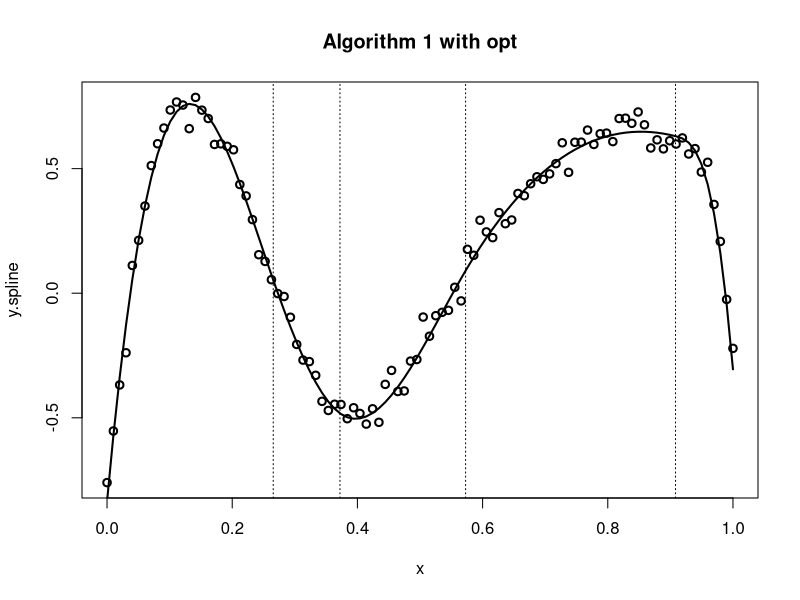
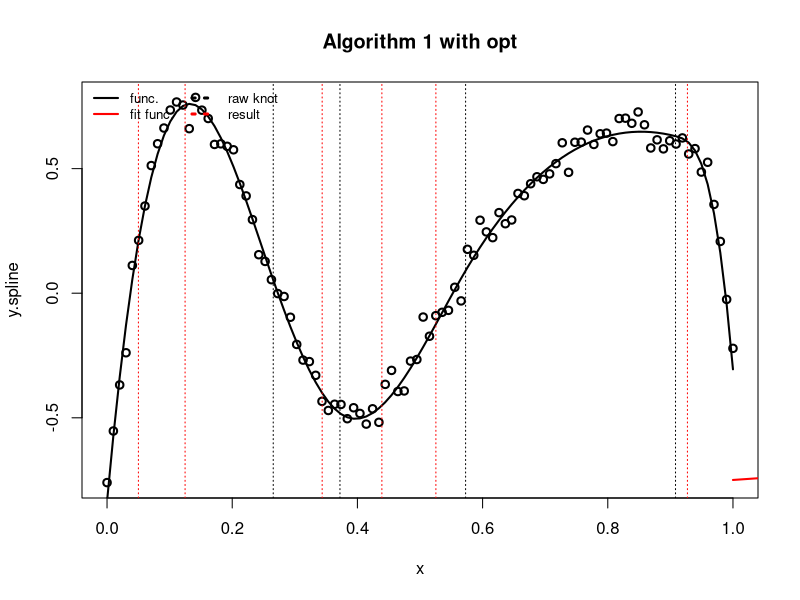

Source code (R) for these figures, in order:
library(splines)
library(data.table)
library(foreach)
#Algorithm 1. opt
Algorithm1_opt <- function(data, J){
  coe_alpha <- function(data,order=2){
    coe <- lm(y.spline~x, data)$coe
    return(coe)
  }
  
  coe_sigma <- function(data1, data2, order=2){
    cov1 <- summary(lm(y.spline~x, data1))$cov 
    cov2 <- summary(lm(y.spline~x, data2))$cov
    sigma <- matrix(cov1+cov2, order, order)
    return(sigma)
  }
  
  rss <- function(init_knot){
    k <- 3
    order <- 2
    #sigma_hat <- median(abs(data$y.spline[-1]-data$y.spline[-length(data$y.spline)]))/(0.6745*sqrt(2))
    f_hat <- lm(y.spline~bs(x, knots=init_knot, degree=k),data)
    R <- sum((data$y.spline-predict(f_hat))^2)/n #+ 2*(3+order+1)*sigma_hat/n
    return(R)
  }
  
  phi_test <- function(data, knot, delta, order=2){
    data1 <- subset(data,(x>=(knot-delta))&(x<=knot))
    data2 <- subset(data,(x<=(knot+delta))&(x>=knot))
    
    if ((nrow(data1)>1)&(nrow(data2)>1)){
      D <- coe_alpha(data1, order)-coe_alpha(data2, order)
      S <- coe_sigma(data1, data2, order)
      sigma_hat <- median(abs(data$y.spline[-1]-data$y.spline[-length(data$y.spline)]))/(0.6745*sqrt(2))
      W <- (1/sigma_hat^2)*t(D)%*%solve(S)%*%D
      
      p_value <- pchisq(W, order, lower.tail = F)
      
    }else{
      p_value <- NA
    }
    
    return(p_value)
    #return(list(W,p_value))
  }
  
  
  J <- 7
  Sj <- NULL
  bic <- NULL
  for(j in 1:J){
    delta <- 1/2^j
    #delta <- (max(data$x)-min(data$x))/n*J*1.2
    set_T <- foreach (i = 1:n, .combine='rbind') %do% {
      phi_test(data, data$x[i], delta, order=2)
    }
    
    tmp <- data.frame(x, set_T)
    potential <- subset(tmp, set_T<0.05)
    
    S <- NULL
    SS <- NULL
    while(nrow(potential)!=0){
      xi <- which.min(potential$set_T)
      S <- potential[xi,]$x
      # S <- last(optim(potential[xi,]$x, fn=gradient, method = "CG")$par)
      # S <- potential$x[which.min(abs(S-potential$x))]
      # potential <- subset(potential, (x<=(xi-delta))|(x>=(xi+delta)))
      potential <- subset(potential, (x<=(potential[xi,]$x-delta))|(x>=(potential[xi,]$x+delta)))
      SS <- c(S, SS)
      #print(S)
    }
    Sj[[j]] <- list(j, SS)
    #print(Sj)
    #print(Sj[[j]][[2]])
    if (is.null(Sj[[j]][[2]])==FALSE){
      fit <- lm(y.spline~bs(x, degree=3, knots=Sj[[j]][[2]]), data)
      k <- length(Sj[[j]][[2]])
      r <- sum(fit$residuals^2)
      bic[[j]] <- n*log(r/n)+k*log(n)
      
    }else{
      bic[[j]] <- NA
    }
    
  }
  #Sj
  #bic
  
  #Sj[[which.min(bic)]]
  
  result_op <- optim(Sj[[which.min(bic)]][[2]], fn=rss, method = "CG")$par
  return(result_op)
}

#fit
fit_Algorithm1_opt <- function(data_e0,data){
  plot(data,lwd=2,main="Algorithm 1 with opt")
  lines(data_e0, lwd=2)
  abline(v=knot, lty=3)
  
  result <- Algorithm1_opt(data, 7)
  abline(v=result, col="red", lty=3)
  fit <- lm(y.spline~bs(x, knots=result, degree=3),data)
  lines(predict(fit), type="l", col="red" ,lwd=2)
  legend("topleft",ncol=2, col=c("black","red","black","red"), lwd=c(2,2,3,3) ,lty=c(1,1,3,3), legend=c("func.","fit func.","raw knot","result"), cex=0.8, bty="n")
  
  #summary knot
  #list(raw=sort(knot),result=sort(result_a1_op))
  
  #MSE
  mse <- sum((predict(fit)-data$y.spline)^2)/n
  return(mse)
}

#init.
set.seed(1)
n <- 100
order <- 3
x <- seq(0, 1, length.out=n)

#generate data
raw_data <- function(x, knot, order, alpha, e) {
  basis <- bs(x=x, knots=knot, degree=order, Boundary.knots=c(0,1),intercept=TRUE)
  y.spline <- basis%*%alpha + e
  dt <- data.table(x, y.spline=as.vector(y.spline))
  return(dt)
}

knot <- c(0.02, 0.3, 0.65, 0.96)
knot <- runif(4, 0, 1)
alpha <- c(0.6, 0.3, 0.5, 0.2, 0.8, 0.4, 0.2, 0.7)
alpha <- rnorm(8, 0, 1)
data_e0 <- raw_data(x, knot, order, alpha, e=0)
e <- rnorm(n ,0, 0.05)
data <- raw_data(x, knot, order, alpha, e)

plot(data,lwd=2,main="Algorithm 1 with opt")
lines(data_e0, lwd=2)
abline(v=knot, lty=3)

fit_Algorithm1_opt(data_e0, data)
